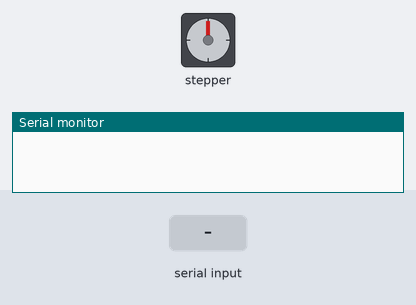
A sketch run on a simulated Arduino Uno, built with avr-gcc and run on an emulated ATmega328P. Shown: stepper motor, the last lines printed to the serial monitor. Wiring (inferred from the names in the program): stepper motor (2048 steps per turn assumed): coils pin 8, pin 9, pin 10, pin 11. The test bench sets the inputs (shaded band).

Above: at 1.2 s.
1.3 s: "r" received over Serial
At 3.3 s:
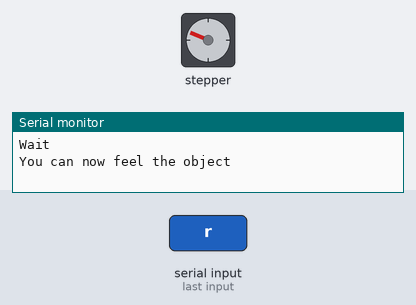
3.6 s: "r" received over Serial
At 5.0 s:
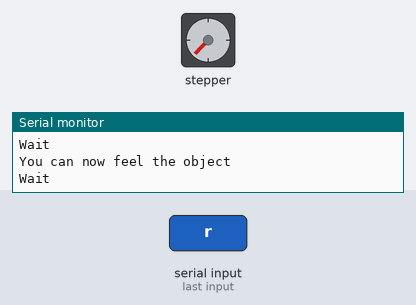
Timing chart, 0 to 6.6 s (numbered marks = the images above; inputs shaded):
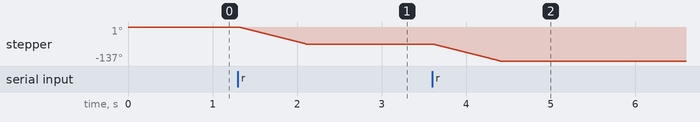

Measured:
- after the input at 1.3 s, stepper: turns 68° counter-clockwise in 0.79 s, starting at once
- after the input at 3.6 s, stepper: turns 69° counter-clockwise in 0.80 s, starting at once

The sketch:

rotation_device.ino
```cpp
/*
   BYJ48 Stepper motor code
   Connect :
   IN1 >> D8
   IN2 >> D9
   IN3 >> D10
   IN4 >> D11
   VCC ... 5V Prefer to use external 5V Source
   Gnd
   written By :Mohannad Rawashdeh
  https://www.instructables.com/member/Mohannad+Rawashdeh/
     28/9/2013
  */

#define IN1  8
#define IN2  9
#define IN3  10
#define IN4  11
#define TURN 780
int Steps = 0;
boolean Direction = true;// gre
unsigned long last_time;
unsigned long currentMillis ;
int steps_left = TURN ;
long time;
void setup()
{
Serial.begin(115200);
pinMode(IN1, OUTPUT);
pinMode(IN2, OUTPUT);
pinMode(IN3, OUTPUT);
pinMode(IN4, OUTPUT);
// delay(1000);

}
void loop()
{
  if(Serial.available()){
    char var = Serial.read();
    if(var =='r'){
     Serial.println("Wait");
     while(steps_left>0){
      currentMillis = micros();
      if(currentMillis-last_time>=1000){
        stepper(1);
        time=time+micros()-last_time;
        last_time=micros();
        steps_left--;
        }
      }
      delay(800);
      Serial.println("You can now feel the object");
    }
    steps_left = TURN;
  }

}

void stepper(int xw){
  for (int x=0;x<xw;x++){
  switch(Steps){
     case 0:
       digitalWrite(IN1, LOW);
       digitalWrite(IN2, LOW);
       digitalWrite(IN3, LOW);
       digitalWrite(IN4, HIGH);
     break;
     case 1:
       digitalWrite(IN1, LOW);
       digitalWrite(IN2, LOW);
       digitalWrite(IN3, HIGH);
       digitalWrite(IN4, HIGH);
     break;
     case 2:
       digitalWrite(IN1, LOW);
       digitalWrite(IN2, LOW);
       digitalWrite(IN3, HIGH);
       digitalWrite(IN4, LOW);
     break;
     case 3:
       digitalWrite(IN1, LOW);
       digitalWrite(IN2, HIGH);
       digitalWrite(IN3, HIGH);
       digitalWrite(IN4, LOW);
     break;
     case 4:
       digitalWrite(IN1, LOW);
       digitalWrite(IN2, HIGH);
       digitalWrite(IN3, LOW);
       digitalWrite(IN4, LOW);
     break;
     case 5:
       digitalWrite(IN1, HIGH);
       digitalWrite(IN2, HIGH);
       digitalWrite(IN3, LOW);
       digitalWrite(IN4, LOW);
     break;
       case 6:
       digitalWrite(IN1, HIGH);
       digitalWrite(IN2, LOW);
       digitalWrite(IN3, LOW);
       digitalWrite(IN4, LOW);
     break;
     case 7:
       digitalWrite(IN1, HIGH);
       digitalWrite(IN2, LOW);
       digitalWrite(IN3, LOW);
       digitalWrite(IN4, HIGH);
     break;
     default:
       digitalWrite(IN1, LOW);
       digitalWrite(IN2, LOW);
       digitalWrite(IN3, LOW);
       digitalWrite(IN4, LOW);
     break;
      }
  SetDirection();
  }
}

void SetDirection(){
if(Direction==1){ Steps++;}
if(Direction==0){ Steps--; }
if(Steps>7){Steps=0;}
if(Steps<0){Steps=7; }
}
```
